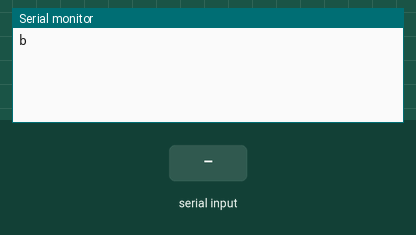
The program below on a simulated ESP32. On the bench: the last lines printed to the serial monitor. The test bench sets the inputs (shaded band).

Above: at 1.2 s.
1.3 s: "1" received over the second serial link
At 1.9 s:
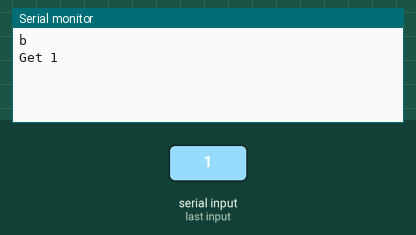
3.5 s: "2" received over the second serial link
At 3.9 s:
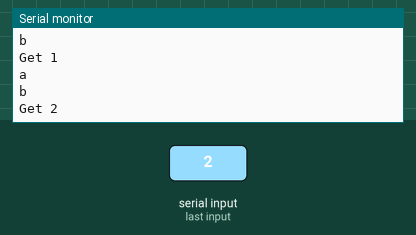

Measured:
- after the input at 1.3 s, the serial monitor: prints a new line at once (image 1)
- after the input at 3.5 s, the serial monitor: prints a new line at once (image 2)

The program:

main.cpp
```cpp
#include <Arduino.h>

#include <HardwareSerial.h>
#include <SoftwareSerial.h>


#define RX2_PIN 16
#define TX2_PIN 17

HardwareSerial mySerial(Serial2);

EspSoftwareSerial::UART myPort;
uint64_t lastTime = 0;

void setup() {
  Serial.begin(115200);
  mySerial.begin(115200, SERIAL_8N1, RX2_PIN, TX2_PIN);
  // myPort.begin(38400, SWSERIAL_8N1, MYPORT_RX, MYPORT_TX, false);
  // if (!myPort)
  // { // If the object did not initialize, then its configuration is invalid
  //   Serial.println("Invalid EspSoftwareSerial pin configuration, check config");
  //   while (1) { // Don't continue with invalid configuration
  //     delay (1000);
  //   }
  // }
}

bool ledToggleFlag = false;

void loop() {

  // Send
  if(millis() - lastTime > 1000)
  {
    lastTime = millis();
    if(ledToggleFlag)
    {
      mySerial.write('a');
      Serial.println("a");
    }
    else
    {
      mySerial.write('b');
      Serial.println("b");
    }

    ledToggleFlag = ! ledToggleFlag;
  }


  // Receive
  if(mySerial.available())
  {
    char receivedChar = mySerial.read();
    if(receivedChar == '1')
    {
      Serial.println("Get 1");
    }
    else if (receivedChar == '2')
    {
      Serial.println("Get 2");
    }
  }
}
```
